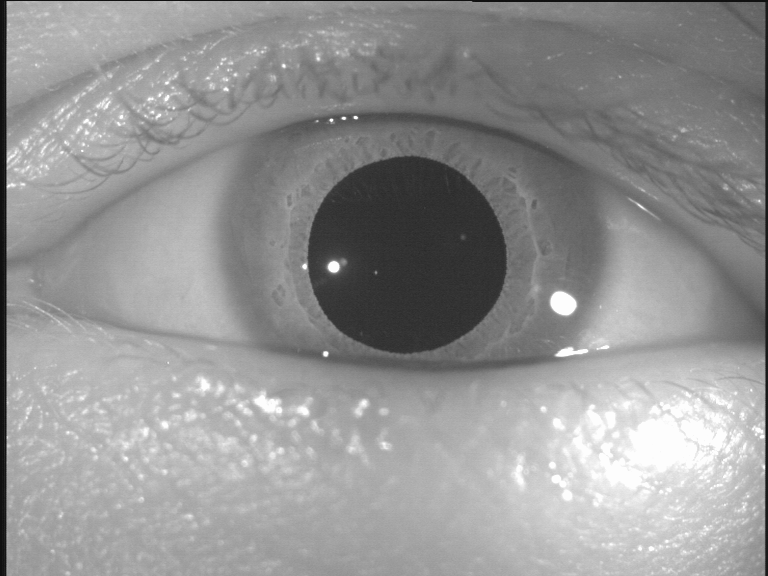
%> input picture 5 Master Courses/Neuroscience/Computer Simulations of Sensory Systems FS18/additional/css/ex03_visual/Coding/Matlab/eye.bmp, 768 x 576 px
$ octave FindPupilEdge.m   (GNU Octave 9; MATLAB toolbox functions it lacks are replaced by stand-ins)
%> lines starting %> are read from the running program, lines starting %| are printed output that depends on the picture; in (x1, y1, x2, y2) boxes, pixels count from 0 and x2, y2 are one past the last pixel; in counts of white or black regions, pixels touching at a corner belong together; the program's own positions count from 1
%FindPupilEdge	Example of how easily an "eye position" can be found with the MATLAB image processing toolbox
%
%	ThH, Oct-2007
%	Ver 1.0
%*****************************************************************

clear all; close all;

% data.orig = imread('..\..\Images\eye.bmp');
data.orig = imread('eye.bmp');
%> data.orig is the input picture: size 576x768 uint8; min 16, max 253, mean 147.8
imshow(data.orig); pause

figure
imhist(data.orig);
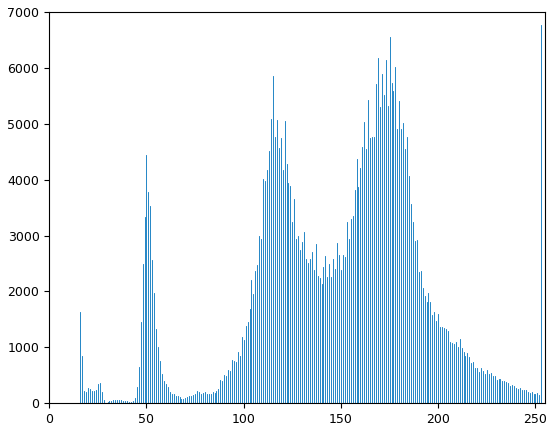
%> figure redrawn from the program's plot data; highest point at x = 253, y = 6760
pause

data.bw = im2bw(data.orig, 80/256);
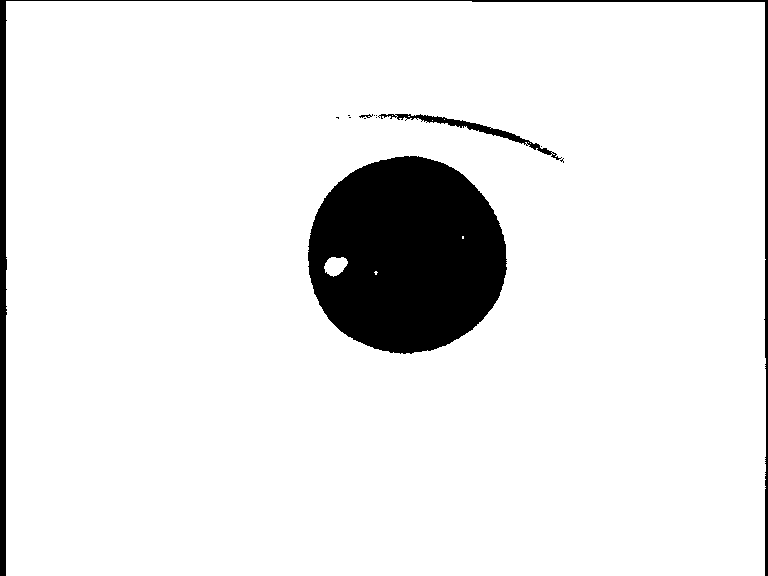
%> data.bw: size 576x768 logical; 91.5% white; 13 black regions (9 under 20 px), largest, box (x1, y1, x2, y2) and area: (308, 156, 507, 354) 30359, (0, 0, 768, 576) 6144, (378, 114, 562, 160) 967, (359, 114, 373, 118) 28
imshow(data.bw); pause

data.filled =~(imfill(~data.bw, 'holes'));
%> data.filled: size 576x768 logical; 91.4% white; 13 black regions (9 under 20 px), largest, box (x1, y1, x2, y2) and area: (308, 156, 507, 354) 30713, (0, 0, 768, 576) 6144, (378, 114, 562, 160) 986, (359, 114, 373, 118) 30
imshow(data.filled); pause

data.pupil = imclose(data.filled, strel('disk', 10));
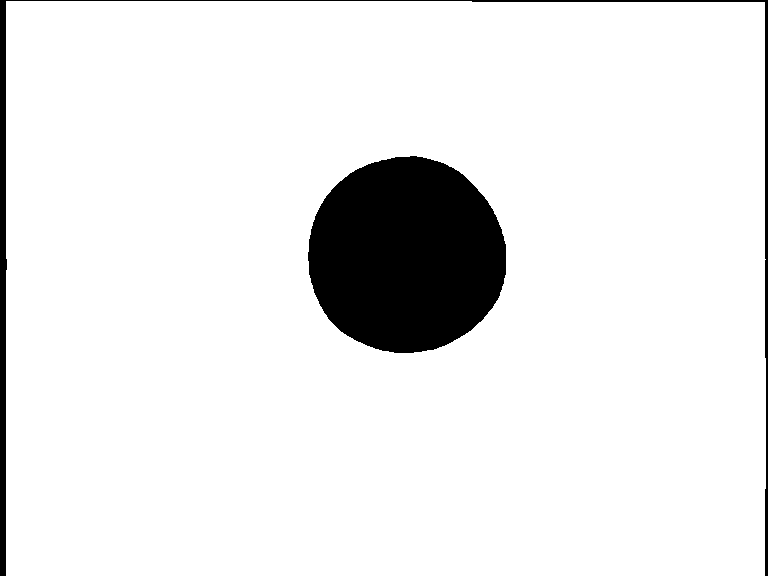
%> data.pupil: size 576x768 logical; 91.7% white; 2 black regions, box (x1, y1, x2, y2) and area: (308, 156, 506, 353) 30657, (0, 0, 768, 576) 6115
imshow(data.pupil); pause

edge(uint8(data.pupil), 'sobel');
